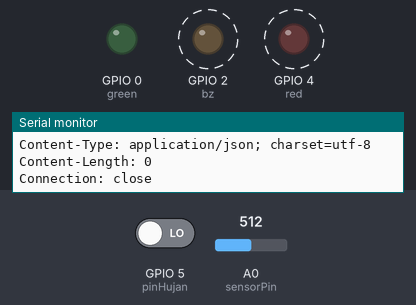
This sketch was run on a simulated ESP8266 (NodeMCU). Parts: output pins drawn as LEDs (lit = HIGH), the last lines printed to the serial monitor. Dashed ring = blinking. The inputs (shaded band) are chosen by the test bench; at power-on: A0 (sensorPin) = 512, GPIO 5 (pinHujan) LOW. WiFi joins after 1.5 s; servers stay silent unless stated; uploads are accepted with an empty reply.

Above: at 3.0 s.
3.1 s: A0 (sensorPin) set to 643
7.6 s: A0 (sensorPin) set to 662
At 8.6 s:
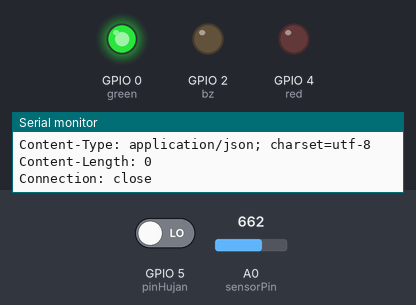
10.4 s: A0 (sensorPin) set to 640
At 11.16 s:
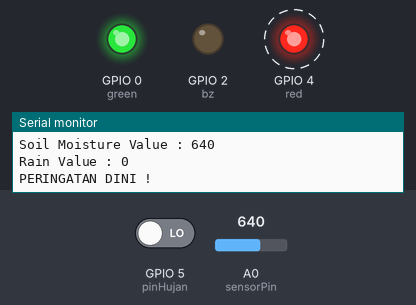
13.9 s: GPIO 5 (pinHujan) driven HIGH
At 16.2 s:
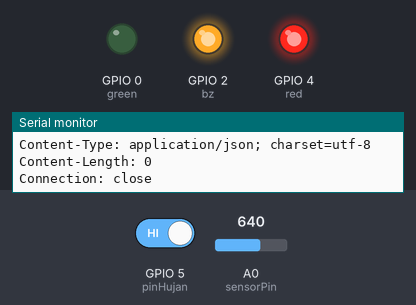
16.7 s: A0 (sensorPin) set to 660
At 18.13 s:
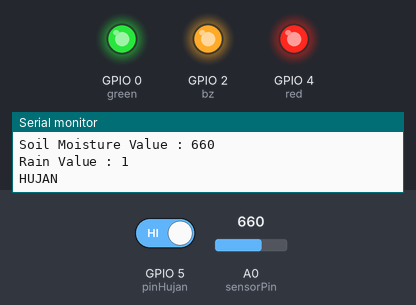
20.2 s: A0 (sensorPin) set to 511
At 21.1 s:
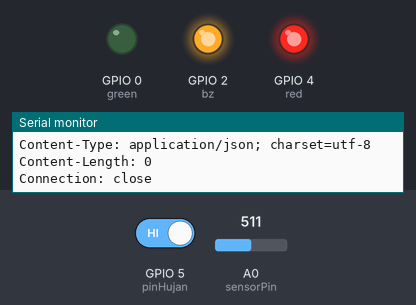
Timing chart, 0 to 23.2 s (numbered marks = the images above; inputs shaded):
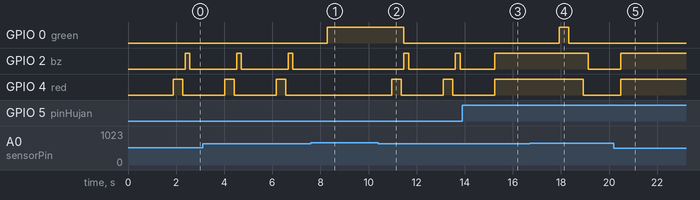

The sketch:

Project_IoT.ino
```cpp
#define BLYNK_TEMPLATE_ID "TMPLzDumbQJO"
#define BLYNK_DEVICE_NAME "Project IoT Deteksi Longsor"
#define BLYNK_AUTH_TOKEN "WkXOvrvY3lpYKPAUBi3DzAD71wMwQC7Y"

#define BLYNK_PRINT Serial
#include <SPI.h>
#include <ESP8266WiFi.h>
#include <WiFiClient.h>
#include <ESP8266WebServer.h>
#include <ESP8266mDNS.h>
#include <BlynkSimpleEsp8266.h>
BlynkTimer timer;
WidgetLED led1(V1);

char auth[] = BLYNK_AUTH_TOKEN;
char ssid[] = "Davit";
char pass[] = "davitseptiawan";
const char *host = "192.168.104.94";

int sensorPin = A0;
int sensorValue;
int pinHujan = 5;
int hujan;
String kondisi;
int limit = 650;
int bz = 2;
int red = 4;
int green = 0 ;
String keterangan;
String sendval,sendval2,sendval3;

void setup() {
 Blynk.begin(auth, ssid, pass,"blynk.cloud",8080);
 Serial.begin(9600);
 pinMode(bz, OUTPUT);
 pinMode(red, OUTPUT);
 pinMode(green, OUTPUT);
 pinMode(pinHujan, INPUT);

 WiFi.mode(WIFI_STA);
 WiFi.begin(ssid, pass);
 Serial.print("Connecting to ");
 Serial.print(ssid);
 while (WiFi.status() != WL_CONNECTED)
  { Serial.print(".");
    delay(500); }

Serial.println("");
Serial.print("Connected to ");
Serial.println(ssid);
Serial.print("IP Address : ");
Serial.println(WiFi.localIP());    //print local IP address
}

void loop() {
  Blynk.run();
  timer.run();

 hujan = digitalRead(pinHujan);
 sensorValue = analogRead(sensorPin);

 if (hujan == 1) {
  kondisi = "1";
 } else {
  kondisi = "2";
 }

 Serial.print("Soil Moisture Value : ");
 Serial.println(sensorValue);
 Serial.print("Rain Value : ");
 Serial.println(hujan);
 Blynk.virtualWrite(V0, sensorValue);

 if ( hujan == 1 && sensorValue<limit) {
 keterangan = "1";
 Serial.println("PERINGATAN LONGSOR !!!");
 digitalWrite(13, HIGH);
 digitalWrite(red, HIGH);
 digitalWrite(bz, HIGH);
 digitalWrite(green, LOW);
 led1.on();
 Blynk.logEvent("PERINGATAN","WASPADA POTENSI LONGSOR");

 }
 else if (hujan == 0 && sensorValue<limit) {
 Serial.println("PERINGATAN DINI !");
 keterangan = "2";
 digitalWrite(red, HIGH);
 delay(400);
 digitalWrite(red, LOW);
 delay(100);
 digitalWrite (green,LOW);
 digitalWrite(bz, HIGH);
 delay(200);
 digitalWrite(bz, LOW);
 delay(100);
 led1.off();
 Blynk.logEvent("PERINGATAN","PERINGATAN DINI POTENSI LONGSOR");

 }else if(hujan ==1 && sensorValue>=limit){
 Serial.println("HUJAN");
 keterangan = "3";
 digitalWrite(green, HIGH);
 delay(400) ;
 digitalWrite(green, LOW);
 delay(200) ;

 digitalWrite(red, HIGH);
 delay(400);
 digitalWrite(red, LOW);
 delay(200);

 digitalWrite(bz, LOW);
 led1.on();
 }
 else {
 Serial.println("NORMAL");
 keterangan = "4";
 digitalWrite(green, HIGH);
 digitalWrite(bz, LOW);
 led1.off();
 }
 WiFiClient client;
 const int httpPort = 80;
 if(!client.connect(host,httpPort)){
  Serial.println("Connection Failed");
  return;
 }

 String url = "/data_longsor/writedata.php?";
 url += "&sendval="+String(sensorValue);
 url += "&sendval2="+String(kondisi);
 url += "&sendval3="+String(keterangan);

 Serial.print("Requesting URL: ");
 Serial.println(url);

 client.print(String("GET ") + url + " HTTP/1.1\r\n" +
 "Host: " + host + "\r\n" +
 "Connection: close\r\n\r\n");

 unsigned long timeout = millis();
 while (client.available() == 0) {
  if (millis() - timeout > 2000) {
    Serial.println(">>>Client Timeout !");
    client.stop();
    return;
  }
 }

 while (client.available()) {
  String line = client.readStringUntil('\r');
  Serial.print(line);
 }
 Serial.println();
 Serial.println("closing connection");
}
```

Measured:
- the behaviour switches between 649 and 650 on A0 (sensorPin) (found by bisection; images 0 and 1)
- after the input at 7.6 s, GPIO 0 (green): LOW → HIGH after 0.69 s; GPIO 2 (bz): stays LOW (without the input it goes to HIGH after 1.2 s); GPIO 4 (red): stays LOW (without the input it goes to HIGH after 0.70 s)
- after the input at 10.4 s, GPIO 0 (green): HIGH → LOW after 1.1 s; GPIO 2 (bz): alternates HIGH for 0.20 s and LOW for 1.9 s, starting after 1.1 s; GPIO 4 (red): alternates HIGH for 0.40 s and LOW for 1.7 s, starting after 0.56 s
- after the input at 13.9 s, GPIO 4 (red): goes on until 15.3 s, then stays HIGH
- after the input at 16.7 s, GPIO 0 (green): LOW → HIGH after 1.2 s, → LOW 0.40 s later; GPIO 2 (bz): HIGH → LOW after 2.4 s; GPIO 4 (red): HIGH → LOW after 2.2 s
- after the input at 20.2 s, GPIO 0 (green): stops changing and stays LOW; GPIO 2 (bz): LOW → HIGH after 0.28 s
- by itself, GPIO 2 (bz): alternates HIGH for 0.20 s and LOW for 1.9 s
- by itself, GPIO 4 (red): alternates HIGH for 0.40 s and LOW for 1.7 s
